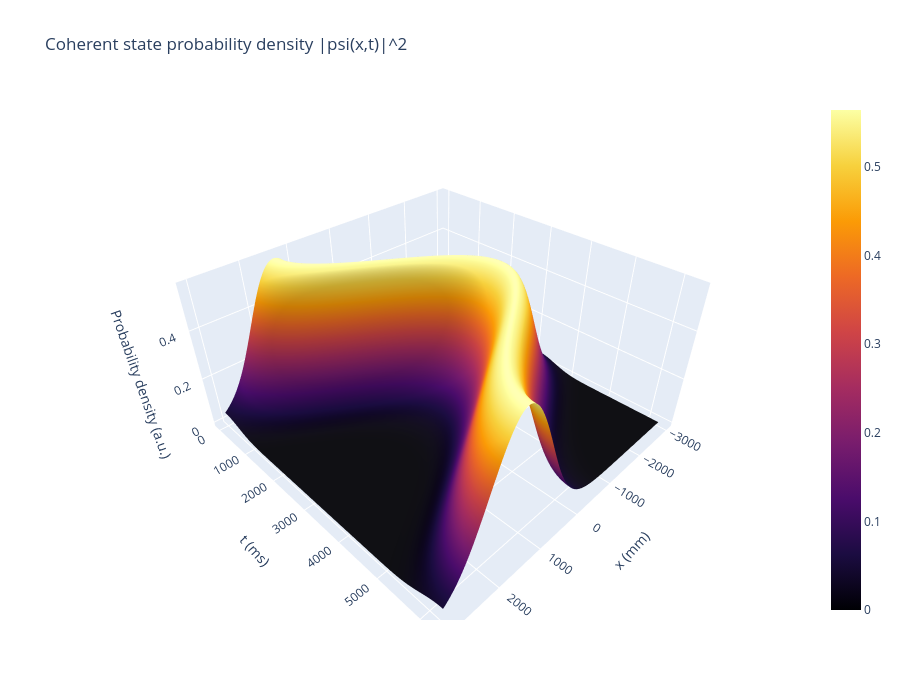

The notebook cell this image was saved under:
### Code cell
num_x = 200
num_z = 180  

x_max = 3.0
x = np.linspace(-x_max, x_max, num_x)
t_max = 2 * np.pi / omega 
z = np.linspace(0.0, t_max, num_z) 

X, Z = np.meshgrid(x, z)  

I_xt = psi_sq(X, Z) 

X_mm = X * 1e3       
Z_ms = Z * 1e3

fig = go.Figure(data=[go.Surface(x=X_mm, y=Z_ms, z=I_xt,
                                 colorscale='Inferno', cmin=0, cmax=np.max(I_xt))])

fig.update_layout(title='Coherent state probability density |psi(x,t)|^2',
                  scene=dict(xaxis_title='x (mm)',
                             yaxis_title='t (ms)',
                             zaxis_title='Probability density (a.u.)',
                             aspectratio=dict(x=1.2, y=1.2, z=0.6)),
                  width=900, height=700)

fig.show()

### Figure 1 — Plotly figure (JSON) as saved in the notebook; plotly's stock layout.template omitted (floating-point values rounded to 4 significant figures; data arrays with more than 128 entries replaced by an {"elided": "..."} marker saying what was removed)
{"data": [{"cmax": 0.5642, "cmin": 0, "colorscale": [[0, "#000004"], [0.1111, "#1b0c41"], [0.2222, "#4a0c6b"], [0.3333, "#781c6d"], [0.4444, "#a52c60"], [0.5556, "#cf4446"], [0.6667, "#ed6925"], [0.7778, "#fb9b06"], [0.8889, "#f7d13d"], [1, "#fcffa4"]], "type": "surface", "x": {"elided": "180x200 float values"}, "y": {"elided": "180x200 float values"}, "z": {"elided": "180x200 float values"}}], "layout": {"height": 700, "scene": {"aspectratio": {"x": 1.2, "y": 1.2, "z": 0.6}, "xaxis": {"title": {"text": "x (mm)"}}, "yaxis": {"title": {"text": "t (ms)"}}, "zaxis": {"title": {"text": "Probability density (a.u.)"}}}, "title": {"text": "Coherent state probability density |psi(x,t)|^2"}, "width": 900}}
